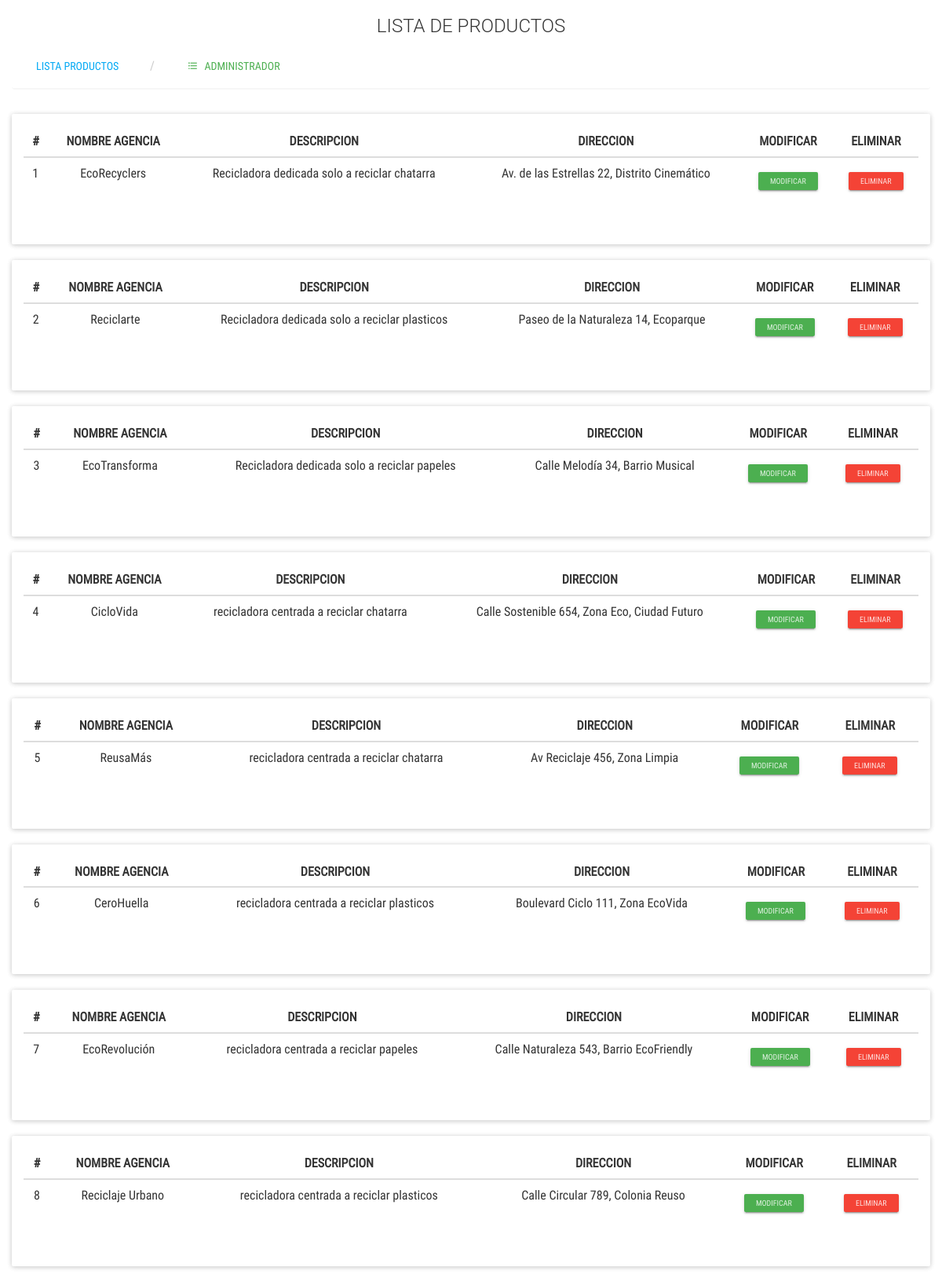
Page /admin/listPro.php on the committed database.
### tables this page shows
CREATE TABLE `agencia` (
  `id_agencia` int(30) NOT NULL,
  `nombreAgencia` varchar(100) NOT NULL,
  `descripcion` varchar(100) NOT NULL,
  `direccion` varchar(100) NOT NULL,
  `imagen` varchar(50) NOT NULL,
  `id_categoria` int(30) NOT NULL,
  `id_usuario` int(50) NOT NULL
);

### admin/listPro.php (the view, shortened to what this page needs)
<?php
include("../controladores/conexion.php");
?>
<html lang="es">
<head>
    <link rel="stylesheet" href="css/listas.css">
</head>
<h3 class="text-center">LISTA DE PRODUCTOS</h3>
<form action="" method="post">
    <div class="container-fluid">
			<ul class="breadcrumb breadcrumb-tabs">
				<li>
                    <input class="btn btn-info" type="submit" name="btn1" value="LISTA PRODUCTOS">
				</li>
				<li>
					<a href="agencias.php" class="btn btn-success">
						<i class="zmdi zmdi-format-list-bulleted" type="sumit" value=""></i> &nbsp; ADMINISTRADOR
					</a>
				</li>
			</ul>
		</div>
</form>
<?php
$consulta = "SELECT * FROM agencia";
$respuesta = mysqli_query($conexion, $consulta);
while ($fila = mysqli_fetch_array($respuesta)) {
?>
        <div class="container-fluid">
            <div class="panel panel-primary">
                <div class="panel-body">
                    <div class="table-responsive">
                        <table class="table table-hover text-center">
                        <thead>
								<tr>
									<th class="text-center">#</th>
									<th class="text-center">NOMBRE AGENCIA</th>
									<th class="text-center">DESCRIPCION</th>
									<th class="text-center">DIRECCION</th>
									<th class="text-center">MODIFICAR</th>
									<th class="text-center">ELIMINAR</th>
								</tr>
							</thead>
							<tbody>
								<tr>
									<td><?php echo $fila['id_agencia'];?></td>
									<td><?php echo $fila['nombreAgencia'];?></td>
									<td><?php echo $fila['descripcion'];?></td>
									<td><?php echo $fila['direccion'];?></td>
									<td>
										<form action="ModiPro.php" method="post">
											<input type="submit" name="btn10" value="MODIFICAR"  class="btn btn-success btn-raised btn-xs">
										</form>
									</td>
									<td><form action="../control/abm.php" method="post">
										<input type="submit" name="btn11" value="ELIMINAR" class="btn btn-danger btn-raised btn-xs">
										</form>
									</td>
								</tr>
							</tbody>
                        </table>
                    </div>
                </div>
            </div>
        </div>
<?php
}
?>
</body>
</html>

### admin/css/listas.css (style rules this page uses)
.breadcrumb-tabs { margin-bottom: 15px; background-color: transparent; border-bottom: 2px solid #F7F7F7; padding: 0; }

### admin/listPro.php (style rules this page uses)
.table-responsive { max-height: 400px; overflow-y: auto; width: 100%; }

### rows in the picture
agencia: id_agencia "1", nombreAgencia "EcoRecyclers", descripcion "Recicladora dedicada solo a reciclar chatarra", direccion "Av. de las Estrellas 22, Distrito Cinemático"
agencia: id_agencia "2", nombreAgencia "Reciclarte", descripcion "Recicladora dedicada solo a reciclar plasticos", direccion "Paseo de la Naturaleza 14, Ecoparque"
agencia: id_agencia "3", nombreAgencia "EcoTransforma", descripcion "Recicladora dedicada solo a reciclar papeles", direccion "Calle Melodía 34, Barrio Musical"
agencia: id_agencia "4", nombreAgencia "CicloVida", descripcion "recicladora centrada a reciclar chatarra", direccion "Calle Sostenible 654, Zona Eco, Ciudad Futuro"
agencia: id_agencia "5", nombreAgencia "ReusaMás", descripcion "recicladora centrada a reciclar chatarra", direccion "Av Reciclaje 456, Zona Limpia"
agencia: id_agencia "6", nombreAgencia "CeroHuella", descripcion "recicladora centrada a reciclar plasticos", direccion "Boulevard Ciclo 111, Zona EcoVida"
agencia: id_agencia "7", nombreAgencia "EcoRevolución", descripcion "recicladora centrada a reciclar papeles", direccion "Calle Naturaleza 543, Barrio EcoFriendly"
agencia: id_agencia "8", nombreAgencia "Reciclaje Urbano", descripcion "recicladora centrada a reciclar plasticos", direccion "Calle Circular 789, Colonia Reuso"
